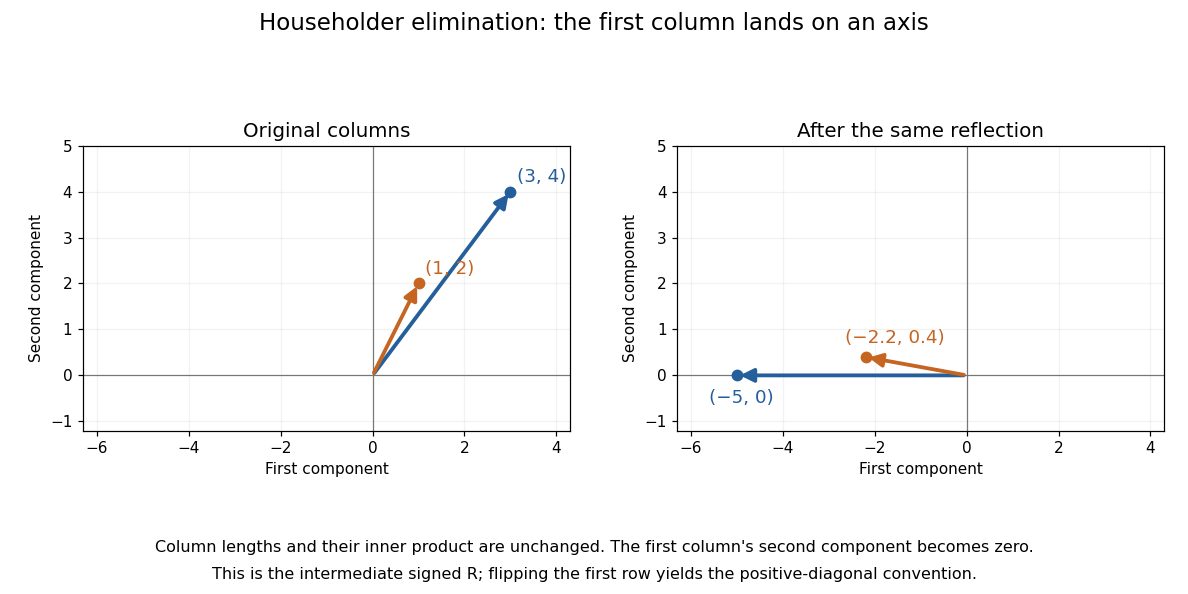

This figure's Python source:
"""Reflecting two columns into a signed upper-triangular factor; output to CWD."""

from pathlib import Path

import matplotlib
matplotlib.use("Agg")
import matplotlib.pyplot as plt
import numpy as np


def main():
    matrix = np.array([[3., 1.], [4., 2.]])
    reflection = np.array([[-3., -4.], [-4., 3.]]) / 5
    triangular = reflection @ matrix
    assert np.allclose(triangular, [[-5, -11/5], [0, 2/5]])
    assert np.allclose(reflection @ triangular, matrix)
    assert np.allclose(matrix.T @ matrix, triangular.T @ triangular)
    sign = np.diag([-1., 1.])
    q = reflection @ sign
    positive = sign @ triangular
    assert np.allclose(q @ positive, matrix)
    assert np.allclose(q.T @ q, np.eye(2))
    fig, axes = plt.subplots(1, 2, figsize=(10.8, 5.4), dpi=110)
    fig.patch.set_facecolor("white")
    datasets = [(matrix, "Original columns", ["(3, 4)", "(1, 2)"]),
                (triangular, "After the same reflection", ["(−5, 0)", "(−2.2, 0.4)"])]
    for i, (ax, (columns, title, labels)) in enumerate(zip(axes, datasets)):
        for j, color in enumerate(["#245f9b", "#c56521"]):
            end = columns[:, j]
            ax.annotate("", end, (0, 0),
                        arrowprops=dict(arrowstyle="-|>", color=color,
                                        lw=2.5, mutation_scale=18))
            ax.scatter(*end, color=color, s=45, zorder=4)
            offset = (.15, .2) if i == 0 else (-.6, -.6) if j == 0 else (-.45, .3)
            ax.text(end[0]+offset[0], end[1]+offset[1], labels[j],
                    color=color, fontsize=12)
        ax.axhline(0, color="#777777", lw=.8)
        ax.axvline(0, color="#777777", lw=.8)
        ax.set_xlim(-6.3, 4.3)
        ax.set_ylim(-1.2, 5)
        ax.set_aspect("equal")
        ax.set_xlabel("First component")
        ax.set_ylabel("Second component")
        ax.set_title(title, fontsize=13)
        ax.grid(alpha=.16)
    fig.suptitle("Householder elimination: the first column lands on an axis", fontsize=15)
    fig.text(.5, .07,
             "Column lengths and their inner product are unchanged. "
             "The first column's second component becomes zero.",
             ha="center", fontsize=10.5)
    fig.text(.5, .025,
             "This is the intermediate signed R; flipping the first row yields "
             "the positive-diagonal convention.",
             ha="center", fontsize=10.5)
    fig.subplots_adjust(left=.07, right=.98, bottom=.17, top=.86, wspace=.22)
    fig.savefig(Path.cwd() / "householder-qr-column-elimination.png",
                facecolor="white", transparent=False)
    plt.close(fig)


if __name__ == "__main__":
    main()
